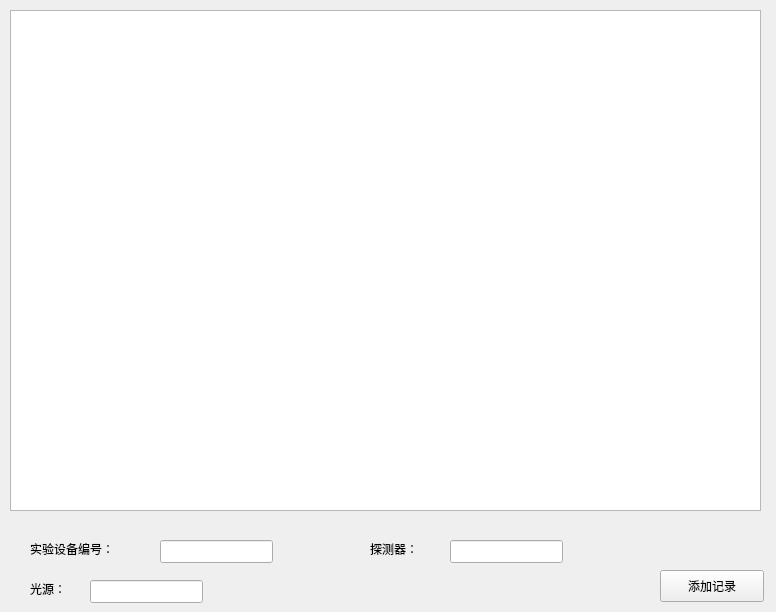
<?xml version="1.0" encoding="UTF-8"?>
<ui version="4.0">
 <class>NewMachineWidget</class>
 <widget class="QWidget" name="NewMachineWidget">
  <property name="geometry">
   <rect>
    <x>0</x>
    <y>0</y>
    <width>776</width>
    <height>612</height>
   </rect>
  </property>
  <property name="windowTitle">
   <string>NewMachineWidget</string>
  </property>
  <widget class="QTableView" name="tableView">
   <property name="geometry">
    <rect>
     <x>10</x>
     <y>10</y>
     <width>751</width>
     <height>501</height>
    </rect>
   </property>
  </widget>
  <widget class="QPushButton" name="pushButton">
   <property name="geometry">
    <rect>
     <x>660</x>
     <y>570</y>
     <width>104</width>
     <height>32</height>
    </rect>
   </property>
   <property name="text">
    <string>添加记录</string>
   </property>
  </widget>
  <widget class="QLabel" name="label">
   <property name="geometry">
    <rect>
     <x>30</x>
     <y>540</y>
     <width>111</width>
     <height>17</height>
    </rect>
   </property>
   <property name="text">
    <string>实验设备编号：</string>
   </property>
  </widget>
  <widget class="QLineEdit" name="lineEdit">
   <property name="geometry">
    <rect>
     <x>160</x>
     <y>540</y>
     <width>113</width>
     <height>23</height>
    </rect>
   </property>
  </widget>
  <widget class="QLabel" name="label_2">
   <property name="geometry">
    <rect>
     <x>30</x>
     <y>580</y>
     <width>81</width>
     <height>17</height>
    </rect>
   </property>
   <property name="text">
    <string>光源：</string>
   </property>
  </widget>
  <widget class="QLineEdit" name="lineEdit_2">
   <property name="geometry">
    <rect>
     <x>90</x>
     <y>580</y>
     <width>113</width>
     <height>23</height>
    </rect>
   </property>
  </widget>
  <widget class="QLabel" name="label_3">
   <property name="geometry">
    <rect>
     <x>370</x>
     <y>540</y>
     <width>81</width>
     <height>17</height>
    </rect>
   </property>
   <property name="text">
    <string>探测器：</string>
   </property>
  </widget>
  <widget class="QLineEdit" name="lineEdit_3">
   <property name="geometry">
    <rect>
     <x>450</x>
     <y>540</y>
     <width>113</width>
     <height>23</height>
    </rect>
   </property>
  </widget>
 </widget>
 <layoutdefault spacing="6" margin="11"/>
 <resources/>
 <connections/>
</ui>
